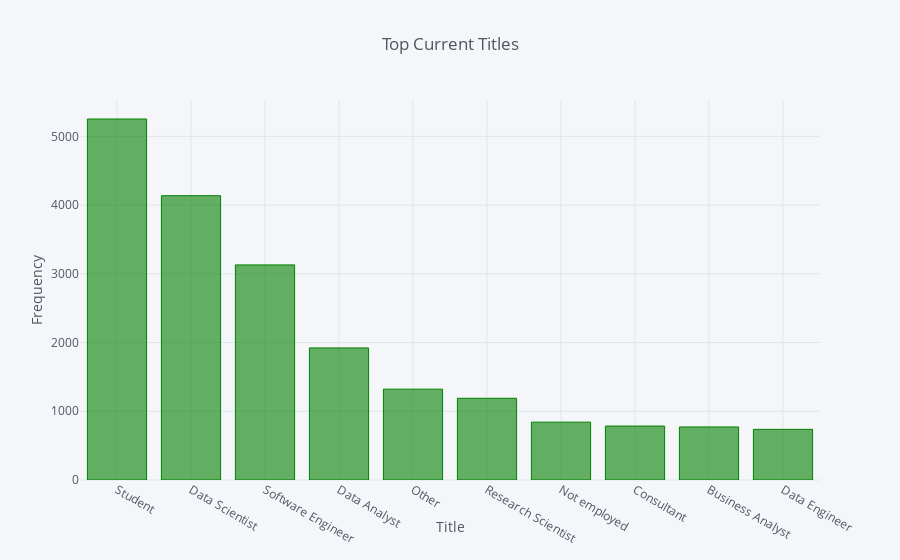

The notebook cell saved with this chart:
### Markdown cell above
### Q5). Top 10 Current Job Title.

### Code cell
titles = df_mcr['Q6'].value_counts().reset_index()[:10]
titles.iplot(kind='bar',x='index', y='Q6', title='Top Current Titles', 
             xTitle='Title', yTitle='Frequency',colors='green')

### Figure 1 — Plotly figure (JSON) as saved in the notebook; plotly's stock layout.template omitted (floating-point values rounded to 4 significant figures)
{"data": [{"marker": {"color": "rgba(0, 128, 0, 0.6)", "line": {"color": "rgba(0, 128, 0, 1.0)", "width": 1}}, "name": "Q6", "orientation": "v", "text": "", "type": "bar", "uid": "4ebba884-4a77-470f-a009-9a3ed5fdbf10", "x": ["Student", "Data Scientist", "Software Engineer", "Data Analyst", "Other", "Research Scientist", "Not employed", "Consultant", "Business Analyst", "Data Engineer"], "y": [5253, 4137, 3130, 1922, 1322, 1189, 842, 785, 772, 737]}], "layout": {"legend": {"bgcolor": "#F5F6F9", "font": {"color": "#4D5663"}}, "paper_bgcolor": "#F5F6F9", "plot_bgcolor": "#F5F6F9", "title": {"font": {"color": "#4D5663"}, "text": "Top Current Titles"}, "xaxis": {"gridcolor": "#E1E5ED", "showgrid": true, "tickfont": {"color": "#4D5663"}, "title": {"font": {"color": "#4D5663"}, "text": "Title"}, "zerolinecolor": "#E1E5ED"}, "yaxis": {"gridcolor": "#E1E5ED", "showgrid": true, "tickfont": {"color": "#4D5663"}, "title": {"font": {"color": "#4D5663"}, "text": "Frequency"}, "zerolinecolor": "#E1E5ED"}}}
